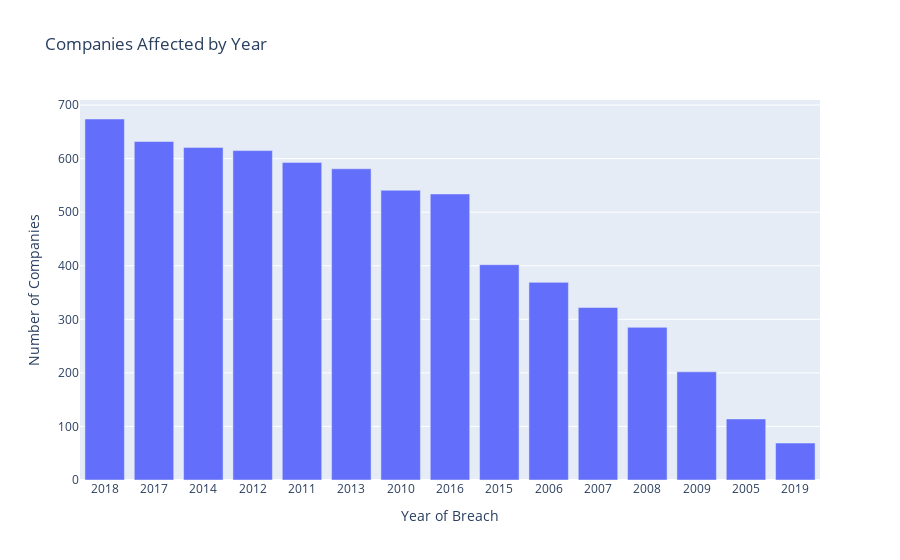

This figure's notebook cell:
### Code cell
# Bar plot showing number of companies affected each year
yearly_count_2 = yearly_count.sort_values("Company", ascending=False)
px.bar(x='Year', y="Company", labels={"Company":"Number of Companies", "Year":"Year of Breach"}, data_frame=yearly_count_2, title="Companies Affected by Year")

### Figure 1 — Plotly figure (JSON) as saved in the notebook; plotly's stock layout.template omitted (floating-point values rounded to 4 significant figures)
{"data": [{"alignmentgroup": "True", "hovertemplate": "Year of Breach=%{x}<br>Number of Companies=%{y}<extra></extra>", "legendgroup": "", "marker": {"color": "#636efa", "pattern": {"shape": ""}}, "name": "", "offsetgroup": "", "orientation": "v", "showlegend": false, "textposition": "auto", "type": "bar", "x": ["2018", "2017", "2014", "2012", "2011", "2013", "2010", "2016", "2015", "2006", "2007", "2008", "2009", "2005", "2019"], "xaxis": "x", "y": [674, 632, 621, 615, 593, 581, 541, 534, 402, 369, 322, 285, 202, 114, 69], "yaxis": "y"}], "layout": {"barmode": "relative", "legend": {"tracegroupgap": 0}, "title": {"text": "Companies Affected by Year"}, "xaxis": {"anchor": "y", "domain": [0, 1], "title": {"text": "Year of Breach"}}, "yaxis": {"anchor": "x", "domain": [0, 1], "title": {"text": "Number of Companies"}}}}
